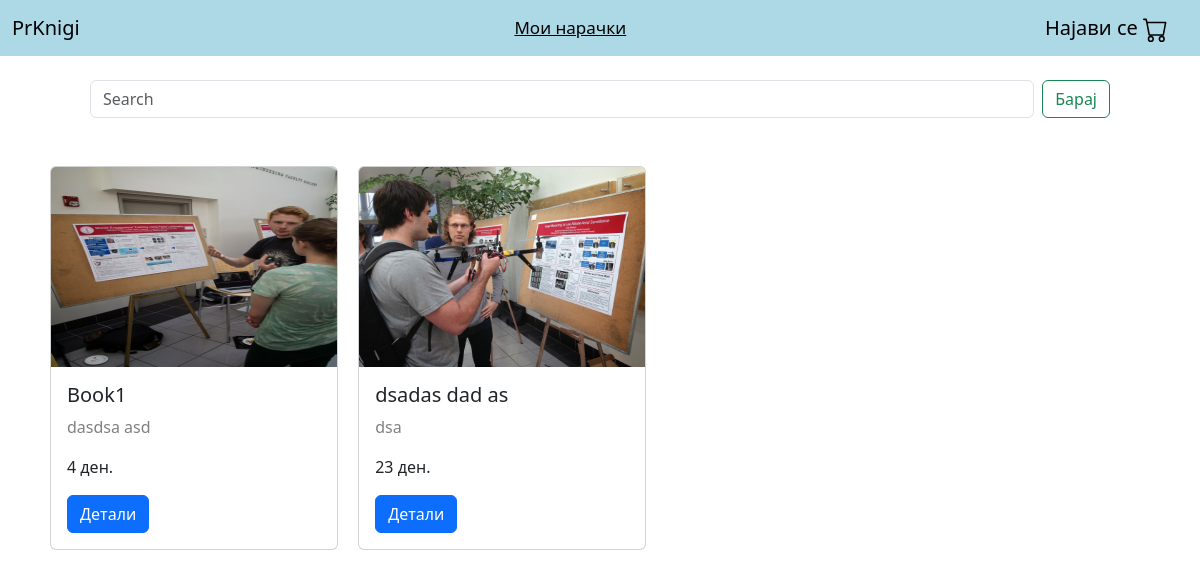
The page / on the database its author committed.
### books/models.py (models this page shows, shortened)
class Book(models.Model):
    title = models.CharField(max_length=255)
    description = models.TextField()
    image = models.ImageField(upload_to='books/')
    author = models.CharField(max_length=255)
    price = models.IntegerField()
    quantity = models.IntegerField()

### books/views.py (the view, shortened to what this page needs)
# urls.py: path('', index, name='index'),
def index(request):
    qs = Book.objects.filter(quantity__gt=0)
    if request.user.is_authenticated:
        cart_items = list(CartItem.objects.filter(cart__user=request.user, cart__active=True))
        cart_items_sum = 0
        for item in cart_items:
            cart_items_sum += item.quantity
        print(cart_items)
    else:
        cart_items_sum = 'Најави се'
    return render(request, "index.html", {"books": qs, "cart_items": cart_items_sum})

### books/templates/index.html (shortened to what this page needs)
<!doctype html>
<html lang="en">
  <head>
    <link href="https://cdn.jsdelivr.net/npm/bootstrap@5.3.0/dist/css/bootstrap.min.css" rel="stylesheet">
  </head>
  <body>
    <nav class="navbar navbar-expand-lg" style="background-color: lightblue">
      <div class="container-fluid">
        <a class="navbar-brand" href="#">PrKnigi</a>
        <a href="/orders" style="float: right; font-size: 17px; cursor: pointer; color: black">Мои нарачки</a>
        <a href="/cart" style="float: right;">
        <div style="float: right; margin-right:20px; font-size: 20px; cursor: pointer; color: black" >
          {{ cart_items }}
        </div>
        </a>
      </div>
    </nav>
    <br/>
    <div class="container">
      <form class="d-flex justify-content-center mx-5" role="search" method="POST" action="">
        <input class="form-control me-2" type="search" placeholder="Search" aria-label="Пребарај книги" name="search">
        <button class="btn btn-outline-success" type="submit">Барај</button>
      </form>
    </div>
    <br/>
    <br/>
    <div class="container">
      {% for book in books %}
        <div class="d-inline-block">
          <div class="card mx-2" style="width: 18rem;">
            <img class="card-img-top" src="{{ book.image.url }}" alt="Card image cap" height="200px">
            <div class="card-body">
              <h5 class="card-title">{{ book.title}}</h5>
              <p class="card-text" style="color: gray">{{ book.author }}</p>
              <p class="card-text">{{ book.price }} ден.</p>
              <a type="button" class="btn btn-primary" href="/book/{{ book.title }}">Детали</a>
            </div>
          </div>
        </div>
      {% endfor %}
    </div>
  </body>
</html>

### rows shown on the page
Book: image (picture), title "Book1", author "dasdsa asd", price "4"
Book: image (picture), title "dsadas dad as", author "dsa", price "23"

### other values the page prints
{{ cart_items }} "Најави се"
